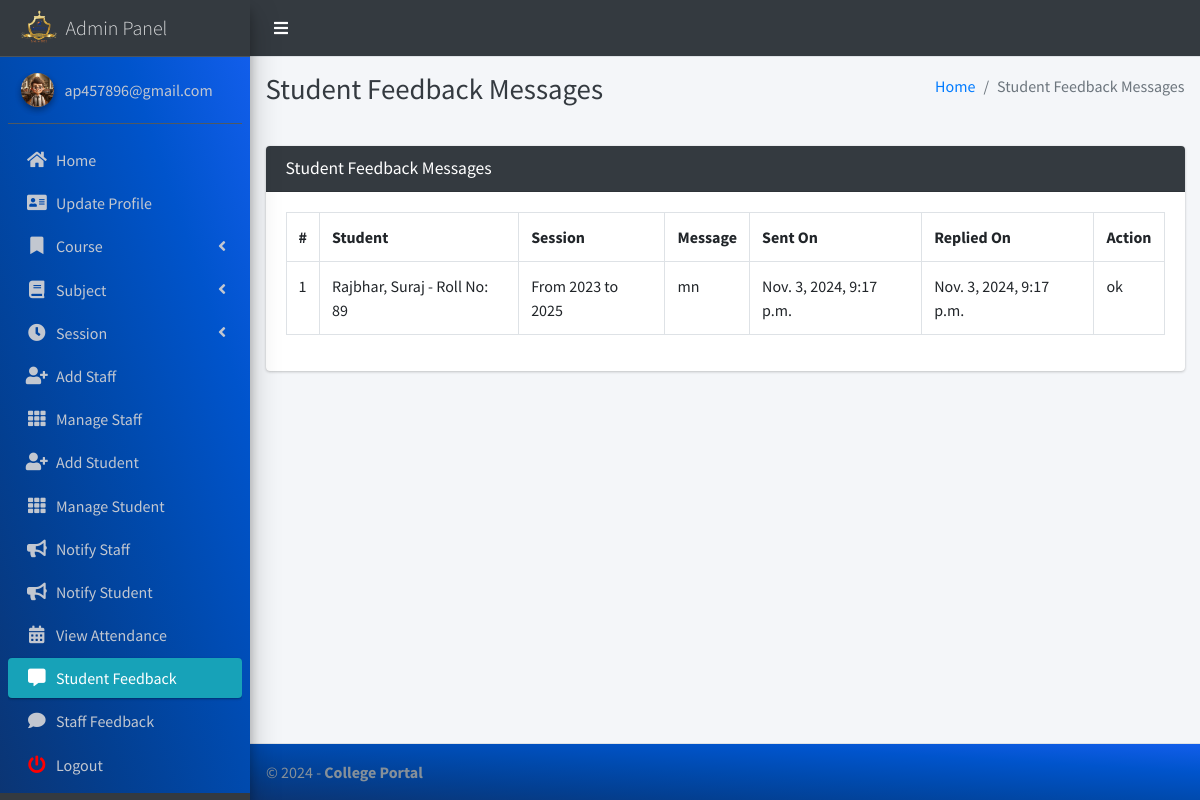
The app's page /student/view/feedback/ (signed in) with its own data.
### main_app/models.py (models this page shows)
class CustomUser(AbstractUser):
    USER_TYPE = ((1, "HOD"), (2, "Staff"), (3, "Student"))
    GENDER = [("M", "Male"), ("F", "Female")]
    username = None  # Removed username, using email instead
    email = models.EmailField(unique=True)
    user_type = models.CharField(default=1, choices=USER_TYPE, max_length=1)
    gender = models.CharField(max_length=1, choices=GENDER)
    profile_pic = models.ImageField()
    address = models.TextField()
    fcm_token = models.TextField(default="")  # For firebase notifications
    created_at = models.DateTimeField(auto_now_add=True)
    updated_at = models.DateTimeField(auto_now=True)
    USERNAME_FIELD = "email"
    REQUIRED_FIELDS = []
    objects = CustomUserManager()

class FeedbackStudent(models.Model):
    student = models.ForeignKey(Student, on_delete=models.CASCADE)  # Automatically delete related attendance reports when a student is deleted
    feedback = models.TextField()
    reply = models.TextField()
    created_at = models.DateTimeField(auto_now_add=True)
    updated_at = models.DateTimeField(auto_now=True)

class Student(models.Model):
    admin = models.OneToOneField(CustomUser, on_delete=models.CASCADE)
    course = models.ForeignKey(Course, on_delete=models.DO_NOTHING, null=True, blank=False)
    session = models.ForeignKey(Session, on_delete=models.DO_NOTHING, null=True)
    roll_no = models.IntegerField(default=0, unique=True, blank=True)  # Default to 0, and ensure unique
    def __str__(self):
        return f"{self.admin.last_name}, {self.admin.first_name} - Roll No: {self.roll_no}"

class Session(models.Model):
    start_year = models.DateField()
    end_year = models.DateField()
    def __str__(self):
        return f"From {self.start_year.year} to {self.end_year.year}"  # Display just the year

### main_app/hod_views.py (the view, shortened to what this page needs)
# urls.py: path("student/view/feedback/", hod_views.student_feedback_message,
@csrf_exempt
def student_feedback_message(request):
    if request.method != 'POST':
        feedbacks = FeedbackStudent.objects.all()
        context = {
            'feedbacks': feedbacks,
            'page_title': 'Student Feedback Messages'
        }
        return render(request, 'hod_template/student_feedback_template.html', context)

### main_app/templates/hod_template/student_feedback_template.html (shortened to what this page needs)
{% extends 'main_app/base.html' %}
{% load static %}
{% block page_title %}{{page_title}}{% endblock page_title %}
{% block content %}
<section class="content">
    <div class="container-fluid">
        <div class="row">
            <div class="col-md-12">
                <div class="card card-dark">
                    <div class="card-header">
                        <h3 class="card-title">{{page_title}}</h3>
                    </div>
                    <div class="table card-body">
                        <table class="table table-bordered table-hover">
                            <tr>
                                <th>#</th>
                                <th>Student</th>
                                <th>Session</th>
                                <th>Message</th>
                                <th>Sent On</th>
                                <th>Replied On</th>
                                <th>Action</th>
                            </tr>
                            {% for feedback in  feedbacks %}
                              <tr>
                                  <td>{{forloop.counter}}</td>
                                  <td>{{feedback.student}}</td>
                                  <td>{{feedback.student.session}}</td>
                                  <td>{{feedback.feedback}}</td>
                                      {% if feedback.reply == "" %}
                                      <td>{{feedback.created_at}}</td>
                                      <td><span  class='badge badge-warning'>Pending Response</span></td>
                                           <td> <button data-toggle = "modal" data-target = "#reply_modal" value="{{feedback.id}}" class="btn btn-success reply_open_modal">Reply</button>
                                          {% else %}
                                          <td>{{feedback.created_at}}</td>
                                          <td>{{feedback.updated_at}}</td>
                                            <td>{{feedback.reply}}</td>
                                      {% endif %}
                              </tr>
                            {% endfor %}
                        </table>
                    </div>
                    </div>
            </div>
        </div>
    </div>
</section>
{% endblock content %}

### main_app/templates/main_app/sidebar_template.html (shortened to what this page needs)
{% load static %}
<aside class="main-sidebar sidebar-dark-info elevation-4">
    {% if request.user.user_type == '1' %}
    <a href="{% url 'admin_home' %}" class="brand-link">
        <img src="{% static 'dist/img/virusx1.png' %} " alt=" LOGO"
            class="brand-image " >
        <span class="brand-text font-weight-light" >Admin Panel</span>
    </a>
    <div class="sidebar" style="background-image: linear-gradient(to right top, #0b3574, #033f91, #004aae, #0054cc, #125eeb);">
        <div class="user-panel mt-3 pb-3 mb-3 d-flex">
            <div class="image">
                <img src="{{ request.user.profile_pic}}" class="img-circle elevation-2" alt="User Image">
            </div>
            <div class="info">
                <a href="#" class="d-block">{{user}}</a>
            </div>
        </div>
        <nav class="mt-2">
            <ul class="nav nav-pills nav-sidebar flex-column" data-widget="treeview" role="menu" data-accordion="false">
                <li class="nav-item">
                    {% url 'admin_home' as admin_home %}
                    <a href="{{admin_home}}" class="nav-link {% if admin_home == request.path %} active {% endif %}">
                        <i class="nav-icon fas fa-home"></i>
                        <p>
                            Home
                        </p>
                    </a>
                </li>
                <li class="nav-item">
                    {% url 'admin_view_profile' as admin_view_profile %}
                    <a href="{{admin_view_profile}}"
                        class="nav-link {% if admin_view_profile == request.path %} active {% endif %}">
                        <i class="nav-icon fas fa-address-card"></i>
                        <p>
                            Update Profile
                        </p>
                    </a>
                </li>
                <li class="nav-item has-treeview">
                    <a href="#" class="nav-link" >
                        <i class="nav-icon fas fa-bookmark"></i>
                        <p>
                            Course
                            <i class="fas fa-angle-left right"></i>
                        </p>
                    </a>
                </li>
                <li class="nav-item has-treeview">
                    <a href="#" class="nav-link">
                        <i class="nav-icon fas fa-book"></i>
                        <p>
                            Subject
                            <i class="fas fa-angle-left right"></i>
                        </p>
                    </a>
                </li>
                <li class="nav-item has-treeview">
                    <a href="#" class="nav-link">
                        <i  class="nav-icon fas fa-clock"></i>
                        <p>
                            Session
                            <i class="fas fa-angle-left right"></i>
                        </p>
                    </a>
                </li>
                <li class="nav-item">
                    {% url 'add_staff' as add_staff %}
                    <a href="{{add_staff}}" class="nav-link {% if add_staff == request.path %} active {% endif %}">
                        <i class="nav-icon fas fa-user-plus"></i>
                        <p>
                            Add Staff
                        </p>
                    </a>
                </li>
                <li class="nav-item">
                    {% url 'manage_staff' as manage_staff %}
                    {% url 'edit_staff' staff_id as edit_staff %}
                    <a href="{{manage_staff}}"
                        class="nav-link {% if manage_staff == request.path or request.path == edit_staff %} active {% endif %}">
                        <i class="nav-icon fas fa-th"></i>
                        <p>
                            Manage Staff
                        </p>
                    </a>
                </li>
                <li class="nav-item">
                    {% url 'add_student' as add_student%}
                    <a href="{{add_student}}" class="nav-link  {% if add_student == request.path %} active {% endif %}">
                        <i class="nav-icon fas fa-user-plus"></i>
                        <p>
                            Add Student
                        </p>
                    </a>
                </li>
                <li class="nav-item">
                    {% url 'manage_student' as manage_student %}
                    {% url 'edit_student' student_id as edit_student %}
                    <a href="{{manage_student}}"
                        class="nav-link  {% if edit_student == request.path or manage_student == request.path %} active {% endif %}">
                        <i class="nav-icon fas fa-th"></i>
                        <p>
                            Manage Student
                        </p>
                    </a>
                </li>
                <li class="nav-item">
                    {% url 'admin_notify_staff' as admin_notify_staff %}
                    <a href="{{admin_notify_staff}}"
                        class="nav-link {% if admin_notify_staff == request.path %} active {% endif %}">
                        <i class="nav-icon fas fa-bullhorn"></i>
                        <p>
                            Notify Staff
                        </p>
                    </a>
                </li>
                <li class="nav-item">
                    {% url 'admin_notify_student' as admin_notify_student %}
                    <a href="{{admin_notify_student}}"
                        class="nav-link {% if admin_notify_student == request.path %} active {% endif %}">
                        <i class="nav-icon fas fa-bullhorn"></i>
                        <p>
                            Notify Student
                        </p>
                    </a>
                </li>
                <li class="nav-item">
                    {% url 'admin_view_attendance' as admin_view_attendance %}
                <li class="nav-item">
                    <a href="{{admin_view_attendance}}"
                        class="nav-link  {% if admin_view_attendance == request.path %} active {% endif %}">
                        <i class="nav-icon fas fa-calendar-alt"></i>
                        <p>
                            View Attendance
                        </p>
                    </a>
                </li>
                <li class="nav-item">
                    {% url 'student_feedback_message' as student_feedback_message %}
                    <a href="{{ student_feedback_message }}"
                        class="nav-link  {% if student_feedback_message == request.path %} active {% endif %}">
                        <i class="nav-icon fas fa-comment-alt"></i>
                        <p>
                            Student Feedback
                        </p>
                    </a>
                </li>
                <li class="nav-item">
                    {% url 'staff_feedback_message' as staff_feedback_message %}
                    <a href="{{staff_feedback_message}}"
                        class="nav-link   {% if staff_feedback_message == request.path %} active {% endif %}">
                        <i  class="nav-icon fas fa-comment"></i>
                        <p>
                            Staff Feedback
                        </p>
                    </a>
                </li>
                                        {% endif %}
                                        <li class="nav-item">
                                            <a href="{% url 'user_logout' %}"
                                                onclick="return confirm('Your session would be terminated.\n\nProceed?')"
                                                class="nav-link">
                                                <i  style="color: #ff0000"  class="nav-icon fas fa-power-off"></i>
                                                <p>
                                                    Logout
                                                </p>
                                            </a>
                                        </li>
                                    </ul>
                                </nav>
                            </div>
</aside>

### records on screen
CustomUser: user.profile_pic (picture), email "ap457896@gmail.com"
FeedbackStudent: student "Rajbhar, Suraj - Roll No: 89", student.session "From 2023 to 2025", feedback "mn", created_at "Nov. 3, 2024, 9:17 p.m.", updated_at "Nov. 3, 2024, 9:17 p.m.", reply "ok"

### other values on screen
{{ page_title }} "Student Feedback Messages"
